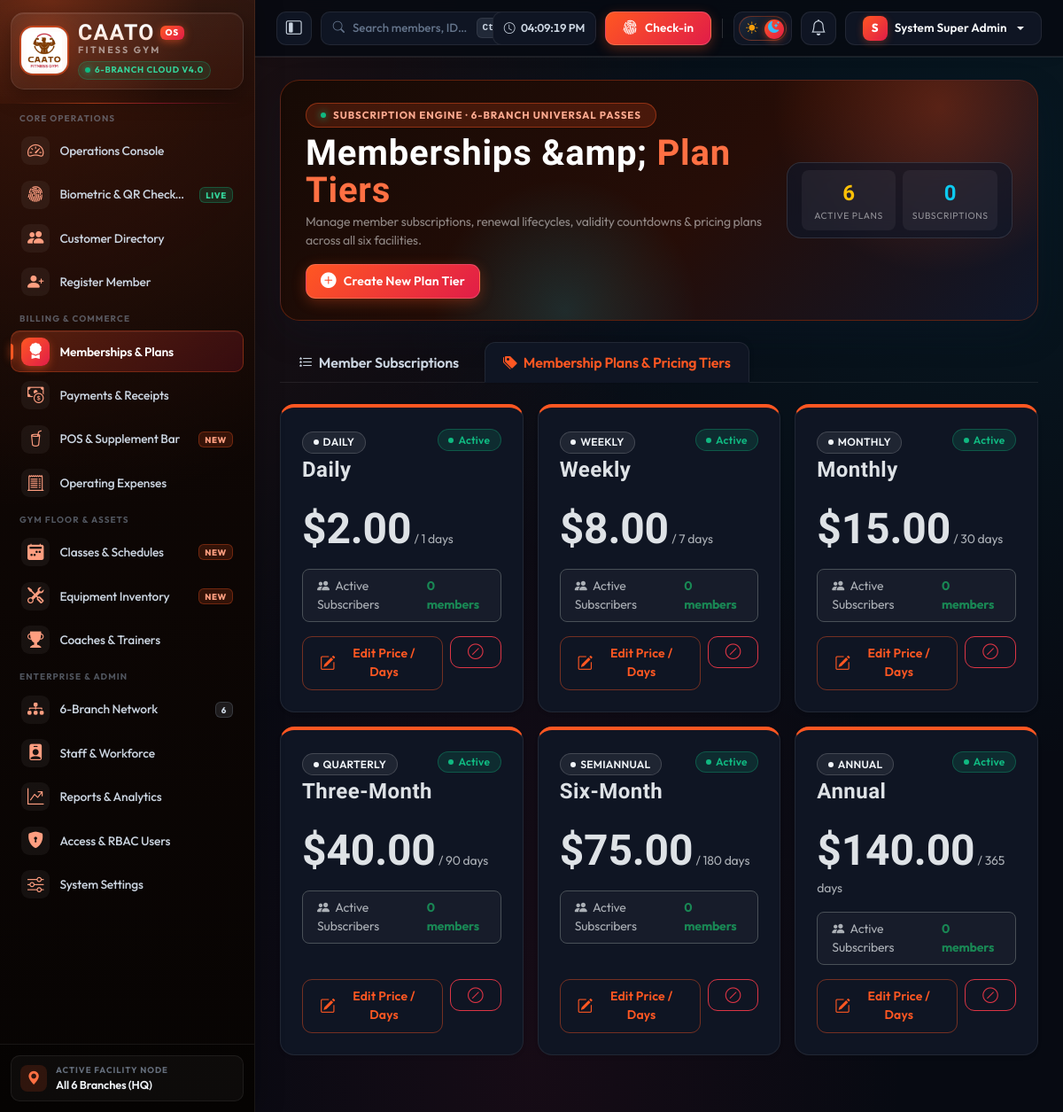
/index.php?page=memberships&tab=plans (signed in), run on the app's committed database.
### tables this page shows
CREATE TABLE membership_plans (
  id INT UNSIGNED AUTO_INCREMENT PRIMARY KEY,
  name VARCHAR(80) NOT NULL UNIQUE,
  type ENUM('daily','weekly','monthly','quarterly','semiannual','annual','custom') NOT NULL,
  duration_days SMALLINT UNSIGNED NOT NULL,
  price DECIMAL(10,2) NOT NULL,
  status ENUM('active','inactive') NOT NULL DEFAULT 'active',
  created_at TIMESTAMP NOT NULL DEFAULT CURRENT_TIMESTAMP
);

### app/controllers/memberships.php (called while the page is built, shortened)
<?php
$tab = req('tab', 'list') === 'plans' ? 'plans' : 'list';
$plans = DB::all("SELECT p.*, (SELECT COUNT(*) FROM memberships m WHERE m.plan_id=p.id AND m.status='active' AND m.end_date>=CURDATE()) AS active_count FROM membership_plans p ORDER BY p.duration_days");
render('memberships', compact('plans', 'rows', 'pg', 'tab', 'q', 'st', 'pl', 'br', 'ps') + ['pageTitle' => 'Memberships & Plans']);

### app/core/Auth.php (called while the page is built, shortened)
<?php
final class Auth
{
    public static function role(): string { return $_SESSION['user']['role'] ?? ''; }
    public static function isSuper(): bool { return self::role() === 'super_admin'; }
    public static function can(string $p): bool { return self::isSuper() || in_array($p, $_SESSION['perms'] ?? [], true); }
}

### index.php (called while the page is built, shortened)
<?php
$page = preg_replace('/[^a-z_]/', '', (string) ($_GET['page'] ?? 'dashboard'));
if ($page !== 'login') {
    Membership::sync();
}
$file = ROOT . "/app/controllers/$page.php";
require $file;

### app/core/DB.php (called while the page is built, shortened)
<?php
final class DB
{
    private static ?PDO $pdo = null;
    public static function pdo(): PDO
    {
        if (!self::$pdo) {
            $c = cfg('db');
            $user = trim((string) ($c['user'] ?? 'root'));
            $pass = (string) ($c['pass'] ?? '');
            $opts = [
                PDO::ATTR_ERRMODE => PDO::ERRMODE_EXCEPTION,
                PDO::ATTR_DEFAULT_FETCH_MODE => PDO::FETCH_ASSOC,
                PDO::ATTR_EMULATE_PREPARES => false,
            ];
            try {
                $dsn = "mysql:host={$c['host']};port={$c['port']};dbname={$c['name']};charset={$c['charset']}";
                self::$pdo = new PDO($dsn, $user, $pass, $opts);
            } catch (PDOException $e) {
                if (($c['host'] ?? '') !== '127.0.0.1' && ($c['host'] ?? '') !== 'localhost') {
                    try {
                        $localDsn = "mysql:host=127.0.0.1;port=3306;dbname=caato_gym;charset=utf8mb4";
                        self::$pdo = new PDO($localDsn, 'root', '', $opts);
                    } catch (Throwable $ignore) {
                        throw $e;
                    }
                } else {
                    throw $e;
                }
            }
            self::$pdo->exec("SET time_zone = '" . date('P') . "'");
        }
        return self::$pdo;
    }
    public static function q(string $sql, array $p = []): PDOStatement
    {
        $st = self::pdo()->prepare($sql);
        $st->execute(array_values($p));
        return $st;
    }
    public static function all(string $sql, array $p = []): array { return self::q($sql, $p)->fetchAll(); }
    public static function exec(string $sql, array $p = []): int { return self::q($sql, $p)->rowCount(); }
}

### app/models/Membership.php (called while the page is built, shortened)
<?php
final class Membership
{
    public static function sync(): void
    {
        if (setting('last_notify_run') === date('Y-m-d')) return;
    }
}

### app/views/memberships.php (the view, shortened to what this page needs)
<?php
$msActs = ($tab === 'plans' && Auth::can('plans.manage'))
  ? '<button class="btn btn-brand btn-sm px-3 py-2" onclick="planForm()"><i class="bi bi-plus-circle-fill"></i> Create New Plan Tier</button>'
  : (Auth::can('customers.create') ? '<a href="' . url('customer_register') . '" class="btn btn-brand btn-sm px-3 py-2"><i class="bi bi-person-plus-fill"></i> Sell New Membership</a>' : '');
$activePlansCnt = count(array_filter($plans, fn($x) => $x['status'] === 'active'));
page_banner(
  'SUBSCRIPTION ENGINE · 6-BRANCH UNIVERSAL PASSES',
  'Memberships &amp;',
  'Plan Tiers',
  'Manage member subscriptions, renewal lifecycles, validity countdowns & pricing plans across all six facilities.',
  $msActs,
  [
    [$activePlansCnt, 'Active Plans', 'warning'],
    [(int) ($pg['total'] ?? 0), 'Subscriptions', 'info'],
  ]
);
?>
<ul class="nav nav-tabs mb-4">
  <li class="nav-item">
    <a class="nav-link <?= $tab === 'list' ? 'active' : '' ?>" href="<?= url('memberships') ?>">
      <i class="bi bi-list-stars me-1"></i> Member Subscriptions
    </a>
  </li>
  <li class="nav-item">
    <a class="nav-link <?= $tab === 'plans' ? 'active' : '' ?>" href="<?= url('memberships', ['tab' => 'plans']) ?>">
      <i class="bi bi-tags-fill me-1"></i> Membership Plans &amp; Pricing Tiers
    </a>
  </li>
</ul>
<?php if ($tab === 'plans'): ?>
<div class="row g-3 mb-4">
<?php foreach ($plans as $p): ?>
  <div class="col-md-6 col-xl-4">
    <div class="card h-100 shadow-sm position-relative" style="border-top:4px solid <?= $p['status'] === 'active' ? '#ff5722' : '#64748b' ?>">
      <div class="card-body p-4 d-flex flex-column">
        <div class="d-flex justify-content-between align-items-start mb-2">
          <div>
            <span class="badge text-bg-light border text-uppercase mb-1"><?= e($p['type']) ?></span>
            <h4 class="fw-bold mb-0"><?= e($p['name']) ?></h4>
          </div>
          <?= badge($p['status']) ?>
        </div>
        <div class="my-3">
          <span class="display-5 fw-bold text-brand" style="font-family:'Barlow Condensed'"><?= money($p['price']) ?></span>
          <span class="text-muted small">/ <?= (int) $p['duration_days'] ?> days</span>
        </div>
        <div class="p-2 px-3 rounded-3 bg-body-tertiary border small d-flex justify-content-between align-items-center mb-3">
          <span class="text-muted"><i class="bi bi-people-fill me-1"></i> Active Subscribers</span>
          <strong class="text-success"><?= (int) ($p['active_count'] ?? 0) ?> members</strong>
        </div>
        <?php if (Auth::can('plans.manage')): ?>
        <div class="mt-auto d-flex gap-2">
          <button class="btn btn-sm btn-outline-brand flex-grow-1" onclick="planForm(<?= jsattr($p) ?>)">
            <i class="bi bi-pencil-square"></i> Edit Price / Days
          </button>
          <form method="post" class="d-inline">
            <button class="btn btn-sm btn-outline-danger" data-confirm="Change the status of the <?= e($p['name']) ?> plan?">
              <?= $p['status'] === 'active' ? '<i class="bi bi-slash-circle"></i>' : '<i class="bi bi-check-circle"></i>' ?>
            </button>
          </form>
        </div>
        <?php endif; ?>
      </div>
    </div>
  </div>
<?php endforeach; ?>
</div>
<?php endif; ?>

### app/core/helpers.php (shortened to what this page needs)
<?php
function e($v): string { return htmlspecialchars((string) $v, ENT_QUOTES, 'UTF-8'); }
function url(string $page, array $p = []): string { return BASE . '/index.php?' . http_build_query(['page' => $page] + $p); }
function req(string $k, $d = '') { $v = $_POST[$k] ?? $_GET[$k] ?? $d; return is_string($v) ? trim($v) : $v; }
function jsattr($v): string { return htmlspecialchars(json_encode($v), ENT_QUOTES, 'UTF-8'); }
function setting(string $k, string $d = ''): string
{
    static $c = null;
    if ($c === null) {
        $c = [];
        try { foreach (DB::all('SELECT skey, svalue FROM settings') as $r) $c[$r['skey']] = $r['svalue']; } catch (Throwable $e) {}
    }
    return $c[$k] ?? $d;
}
function money($v): string { return setting('currency', '$') . number_format((float) $v, 2); }
function badge(string $s): string
{
    $map = ['active' => 'success', 'paid' => 'success', 'success' => 'success', 'operational' => 'success',
            'pending' => 'warning', 'partial' => 'warning', 'warning' => 'warning', 'maintenance' => 'warning',
            'expired' => 'danger', 'unpaid' => 'danger', 'inactive' => 'danger', 'cancelled' => 'danger',
            'blocked' => 'danger', 'danger' => 'danger', 'out_of_order' => 'danger',
            'suspended' => 'secondary', 'none' => 'secondary'];
    $lbl = str_replace('_', ' ', $s === 'none' ? 'no membership' : $s);
    return '<span class="badge text-bg-' . ($map[$s] ?? 'secondary') . '">' . e(ucfirst($lbl)) . '</span>';
}
function page_banner(string $badge, string $title, string $accent, string $subtitle, string $actionsHtml = '', array $metrics = []): void
{
    echo '<div class="cyber-hero mb-4"><div class="row g-3 align-items-center position-relative" style="z-index:2">';
    echo '<div class="' . ($metrics ? 'col-xl-8' : 'col-12 d-flex flex-wrap align-items-center justify-content-between gap-3') . '">';
    echo '<div>';
    echo '<div class="d-inline-flex align-items-center gap-2 px-3 py-1 rounded-pill mb-2" style="background:rgba(255,87,34,0.18);border:1px solid rgba(255,87,34,0.4);font-size:0.72rem;font-weight:700;letter-spacing:0.08em;color:#ffab91">';
    echo '<span class="pulse-dot"></span> ' . e(strtoupper($badge)) . '</div>';
    echo '<h1 class="display-6 fw-bold text-white mb-1" style="font-family:\'Barlow Condensed\',sans-serif;letter-spacing:0.02em;line-height:1.05">'
        . e($title) . ($accent !== '' ? ' <span style="color:#ff7043">' . e($accent) . '</span>' : '') . '</h1>';
    echo '<p class="mb-' . ($actionsHtml !== '' && $metrics ? '3' : '0') . ' text-white-50 small" style="max-width:660px">' . e($subtitle) . '</p>';
    echo '</div>';
    if ($actionsHtml !== '') {
        echo '<div class="d-flex flex-wrap gap-2 align-items-center' . ($metrics ? ' mt-3' : ' ms-auto') . '">' . $actionsHtml . '</div>';
    }
    echo '</div>';
    if ($metrics) {
        echo '<div class="col-xl-4"><div class="p-2 px-3 rounded-4" style="background:rgba(15,23,42,0.65);border:1px solid rgba(255,255,255,0.12);backdrop-filter:blur(12px)"><div class="row g-2 text-center">';
        $colCls = count($metrics) === 2 ? 'col-6' : (count($metrics) === 1 ? 'col-12' : 'col-4');
        foreach ($metrics as [$val, $lbl, $clr]) {
            echo '<div class="' . $colCls . '"><div class="p-2 rounded-3" style="background:rgba(255,255,255,0.05)">';
            echo '<div class="fw-bold fs-4 text-' . e($clr) . '" style="font-family:\'Barlow Condensed\'">' . e($val) . '</div>';
            echo '<small class="text-white-50 d-block text-truncate" style="font-size:0.65rem;letter-spacing:0.06em">' . e(strtoupper($lbl)) . '</small>';
            echo '</div></div>';
        }
        echo '</div></div></div>';
    }
    echo '</div></div>';
}
function render(string $view, array $d = []): void
{
    extract($d);
    include ROOT . '/app/views/layout/header.php';
    include ROOT . "/app/views/$view.php";
    include ROOT . '/app/views/layout/footer.php';
}

### data on the page
membership_plans: type "DAILY", name "Daily", status "Active", price "$2.00", duration_days "1", active_count "0"
membership_plans: type "WEEKLY", name "Weekly", status "Active", price "$8.00", duration_days "7", active_count "0"
membership_plans: type "MONTHLY", name "Monthly", status "Active", price "$15.00", duration_days "30", active_count "0"
membership_plans: type "QUARTERLY", name "Three-Month", status "Active", price "$40.00", duration_days "90", active_count "0"
membership_plans: type "SEMIANNUAL", name "Six-Month", status "Active", price "$75.00", duration_days "180", active_count "0"
membership_plans: type "ANNUAL", name "Annual", status "Active", price "$140.00", duration_days "365", active_count "0"

### other printed values
$groupTitle "CORE OPERATIONS"
$label "Operations Console"
$label "Biometric & QR Check-in"
$tag "LIVE"
$label "Customer Directory"
$label "Register Member"
$groupTitle "BILLING & COMMERCE"
$label "Memberships & Plans"
$label "Payments & Receipts"
$label "POS & Supplement Bar"
$tag "NEW"
$label "Operating Expenses"
$groupTitle "GYM FLOOR & ASSETS"
$label "Classes & Schedules"
$label "Equipment Inventory"
